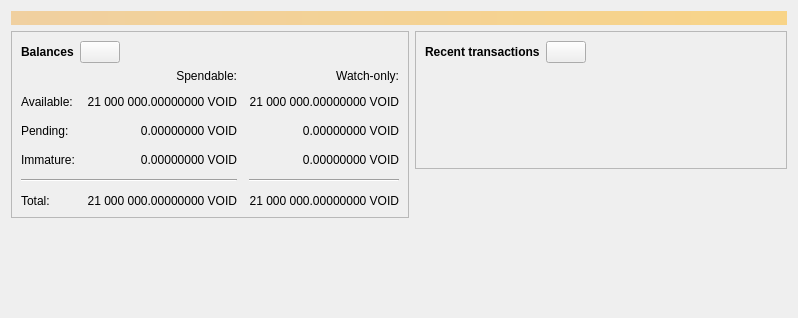
<?xml version="1.0" encoding="UTF-8"?>
<ui version="4.0">
 <class>OverviewPage</class>
 <widget class="QWidget" name="OverviewPage">
  <property name="geometry">
   <rect>
    <x>0</x>
    <y>0</y>
    <width>798</width>
    <height>318</height>
   </rect>
  </property>
  <property name="windowTitle">
   <string>Form</string>
  </property>
  <layout class="QVBoxLayout" name="topLayout">
   <item>
    <widget class="QLabel" name="labelAlerts">
     <property name="visible">
      <bool>false</bool>
     </property>
     <property name="styleSheet">
      <string notr="true">QLabel { background-color: qlineargradient(x1: 0, y1: 0, x2: 1, y2: 0, stop:0 #F0D0A0, stop:1 #F8D488); color:#000000; }</string>
     </property>
     <property name="wordWrap">
      <bool>true</bool>
     </property>
     <property name="margin">
      <number>3</number>
     </property>
     <property name="textInteractionFlags">
      <set>Qt::TextSelectableByMouse</set>
     </property>
    </widget>
   </item>
   <item>
    <layout class="QHBoxLayout" name="horizontalLayout" stretch="1,1">
     <item>
      <layout class="QVBoxLayout" name="verticalLayout_2">
       <item>
        <widget class="QFrame" name="frame">
         <property name="frameShape">
          <enum>QFrame::StyledPanel</enum>
         </property>
         <property name="frameShadow">
          <enum>QFrame::Raised</enum>
         </property>
         <layout class="QVBoxLayout" name="verticalLayout_4">
          <item>
           <layout class="QHBoxLayout" name="horizontalLayout_4">
            <item>
             <widget class="QLabel" name="label_5">
              <property name="font">
               <font>
                <weight>75</weight>
                <bold>true</bold>
               </font>
              </property>
              <property name="text">
               <string>Balances</string>
              </property>
             </widget>
            </item>
            <item>
             <widget class="QPushButton" name="labelWalletStatus">
              <property name="enabled">
               <bool>true</bool>
              </property>
              <property name="maximumSize">
               <size>
                <width>45</width>
                <height>16777215</height>
               </size>
              </property>
              <property name="toolTip">
               <string>The displayed information may be out of date. Your wallet automatically synchronizes with the VoidCoin network after a connection is established, but this process has not completed yet.</string>
              </property>
              <property name="text">
               <string/>
              </property>
              <property name="icon">
               <iconset resource="../voidcoin.qrc">
                <normaloff>:/icons/warning</normaloff>
                <disabledoff>:/icons/warning</disabledoff>:/icons/warning</iconset>
              </property>
              <property name="iconSize">
               <size>
                <width>24</width>
                <height>24</height>
               </size>
              </property>
             </widget>
            </item>
            <item>
             <spacer name="horizontalSpacer_3">
              <property name="orientation">
               <enum>Qt::Horizontal</enum>
              </property>
              <property name="sizeHint" stdset="0">
               <size>
                <width>40</width>
                <height>20</height>
               </size>
              </property>
             </spacer>
            </item>
           </layout>
          </item>
          <item>
           <layout class="QGridLayout" name="gridLayout">
            <property name="spacing">
             <number>12</number>
            </property>
            <item row="2" column="2">
             <widget class="QLabel" name="labelWatchPending">
              <property name="cursor">
               <cursorShape>IBeamCursor</cursorShape>
              </property>
              <property name="toolTip">
               <string>Unconfirmed transactions to watch-only addresses</string>
              </property>
              <property name="text">
               <string notr="true">0.00000000 VOID</string>
              </property>
              <property name="alignment">
               <set>Qt::AlignRight|Qt::AlignTrailing|Qt::AlignVCenter</set>
              </property>
              <property name="textInteractionFlags">
               <set>Qt::LinksAccessibleByMouse|Qt::TextSelectableByKeyboard|Qt::TextSelectableByMouse</set>
              </property>
             </widget>
            </item>
            <item row="2" column="1">
             <widget class="QLabel" name="labelUnconfirmed">
              <property name="cursor">
               <cursorShape>IBeamCursor</cursorShape>
              </property>
              <property name="toolTip">
               <string>Total of transactions that have yet to be confirmed, and do not yet count toward the spendable balance</string>
              </property>
              <property name="text">
               <string notr="true">0.00000000 VOID</string>
              </property>
              <property name="alignment">
               <set>Qt::AlignRight|Qt::AlignTrailing|Qt::AlignVCenter</set>
              </property>
              <property name="textInteractionFlags">
               <set>Qt::LinksAccessibleByMouse|Qt::TextSelectableByKeyboard|Qt::TextSelectableByMouse</set>
              </property>
             </widget>
            </item>
            <item row="3" column="2">
             <widget class="QLabel" name="labelWatchImmature">
              <property name="cursor">
               <cursorShape>IBeamCursor</cursorShape>
              </property>
              <property name="toolTip">
               <string>Mined balance in watch-only addresses that has not yet matured</string>
              </property>
              <property name="text">
               <string notr="true">0.00000000 VOID</string>
              </property>
              <property name="alignment">
               <set>Qt::AlignRight|Qt::AlignTrailing|Qt::AlignVCenter</set>
              </property>
              <property name="textInteractionFlags">
               <set>Qt::LinksAccessibleByMouse|Qt::TextSelectableByKeyboard|Qt::TextSelectableByMouse</set>
              </property>
             </widget>
            </item>
            <item row="4" column="0" colspan="2">
             <widget class="Line" name="line">
              <property name="orientation">
               <enum>Qt::Horizontal</enum>
              </property>
             </widget>
            </item>
            <item row="4" column="2">
             <widget class="Line" name="lineWatchBalance">
              <property name="sizePolicy">
               <sizepolicy hsizetype="Preferred" vsizetype="Fixed">
                <horstretch>0</horstretch>
                <verstretch>0</verstretch>
               </sizepolicy>
              </property>
              <property name="minimumSize">
               <size>
                <width>140</width>
                <height>0</height>
               </size>
              </property>
              <property name="orientation">
               <enum>Qt::Horizontal</enum>
              </property>
             </widget>
            </item>
            <item row="5" column="0">
             <widget class="QLabel" name="labelTotalText">
              <property name="text">
               <string>Total:</string>
              </property>
             </widget>
            </item>
            <item row="3" column="1">
             <widget class="QLabel" name="labelImmature">
              <property name="cursor">
               <cursorShape>IBeamCursor</cursorShape>
              </property>
              <property name="toolTip">
               <string>Mined balance that has not yet matured</string>
              </property>
              <property name="text">
               <string notr="true">0.00000000 VOID</string>
              </property>
              <property name="alignment">
               <set>Qt::AlignRight|Qt::AlignTrailing|Qt::AlignVCenter</set>
              </property>
              <property name="textInteractionFlags">
               <set>Qt::LinksAccessibleByMouse|Qt::TextSelectableByKeyboard|Qt::TextSelectableByMouse</set>
              </property>
             </widget>
            </item>
            <item row="2" column="3">
             <spacer name="horizontalSpacer_2">
              <property name="orientation">
               <enum>Qt::Horizontal</enum>
              </property>
              <property name="sizeHint" stdset="0">
               <size>
                <width>40</width>
                <height>20</height>
               </size>
              </property>
             </spacer>
            </item>
            <item row="3" column="0">
             <widget class="QLabel" name="labelImmatureText">
              <property name="text">
               <string>Immature:</string>
              </property>
             </widget>
            </item>
            <item row="5" column="1">
             <widget class="QLabel" name="labelTotal">
              <property name="cursor">
               <cursorShape>IBeamCursor</cursorShape>
              </property>
              <property name="toolTip">
               <string>Your current total balance</string>
              </property>
              <property name="text">
               <string notr="true">21 000 000.00000000 VOID</string>
              </property>
              <property name="alignment">
               <set>Qt::AlignRight|Qt::AlignTrailing|Qt::AlignVCenter</set>
              </property>
              <property name="textInteractionFlags">
               <set>Qt::LinksAccessibleByMouse|Qt::TextSelectableByKeyboard|Qt::TextSelectableByMouse</set>
              </property>
             </widget>
            </item>
            <item row="5" column="2">
             <widget class="QLabel" name="labelWatchTotal">
              <property name="cursor">
               <cursorShape>IBeamCursor</cursorShape>
              </property>
              <property name="toolTip">
               <string>Current total balance in watch-only addresses</string>
              </property>
              <property name="text">
               <string notr="true">21 000 000.00000000 VOID</string>
              </property>
              <property name="alignment">
               <set>Qt::AlignRight|Qt::AlignTrailing|Qt::AlignVCenter</set>
              </property>
              <property name="textInteractionFlags">
               <set>Qt::LinksAccessibleByMouse|Qt::TextSelectableByKeyboard|Qt::TextSelectableByMouse</set>
              </property>
             </widget>
            </item>
            <item row="0" column="2">
             <widget class="QLabel" name="labelWatchonly">
              <property name="text">
               <string>Watch-only:</string>
              </property>
              <property name="alignment">
               <set>Qt::AlignRight|Qt::AlignTrailing|Qt::AlignVCenter</set>
              </property>
             </widget>
            </item>
            <item row="1" column="0">
             <widget class="QLabel" name="labelBalanceText">
              <property name="text">
               <string>Available:</string>
              </property>
             </widget>
            </item>
            <item row="1" column="1">
             <widget class="QLabel" name="labelBalance">
              <property name="cursor">
               <cursorShape>IBeamCursor</cursorShape>
              </property>
              <property name="toolTip">
               <string>Your current spendable balance</string>
              </property>
              <property name="text">
               <string notr="true">21 000 000.00000000 VOID</string>
              </property>
              <property name="alignment">
               <set>Qt::AlignRight|Qt::AlignTrailing|Qt::AlignVCenter</set>
              </property>
              <property name="textInteractionFlags">
               <set>Qt::LinksAccessibleByMouse|Qt::TextSelectableByKeyboard|Qt::TextSelectableByMouse</set>
              </property>
             </widget>
            </item>
            <item row="1" column="2">
             <widget class="QLabel" name="labelWatchAvailable">
              <property name="cursor">
               <cursorShape>IBeamCursor</cursorShape>
              </property>
              <property name="toolTip">
               <string>Your current balance in watch-only addresses</string>
              </property>
              <property name="text">
               <string notr="true">21 000 000.00000000 VOID</string>
              </property>
              <property name="alignment">
               <set>Qt::AlignRight|Qt::AlignTrailing|Qt::AlignVCenter</set>
              </property>
              <property name="textInteractionFlags">
               <set>Qt::LinksAccessibleByMouse|Qt::TextSelectableByKeyboard|Qt::TextSelectableByMouse</set>
              </property>
             </widget>
            </item>
            <item row="2" column="0">
             <widget class="QLabel" name="labelPendingText">
              <property name="text">
               <string>Pending:</string>
              </property>
             </widget>
            </item>
            <item row="0" column="1">
             <widget class="QLabel" name="labelSpendable">
              <property name="text">
               <string>Spendable:</string>
              </property>
              <property name="alignment">
               <set>Qt::AlignRight|Qt::AlignTrailing|Qt::AlignVCenter</set>
              </property>
             </widget>
            </item>
           </layout>
          </item>
         </layout>
        </widget>
       </item>
       <item>
        <spacer name="verticalSpacer">
         <property name="orientation">
          <enum>Qt::Vertical</enum>
         </property>
         <property name="sizeHint" stdset="0">
          <size>
           <width>20</width>
           <height>40</height>
          </size>
         </property>
        </spacer>
       </item>
      </layout>
     </item>
     <item>
      <layout class="QVBoxLayout" name="verticalLayout_3">
       <item>
        <widget class="QFrame" name="frame_2">
         <property name="frameShape">
          <enum>QFrame::StyledPanel</enum>
         </property>
         <property name="frameShadow">
          <enum>QFrame::Raised</enum>
         </property>
         <layout class="QVBoxLayout" name="verticalLayout">
          <item>
           <layout class="QHBoxLayout" name="horizontalLayout_2">
            <item>
             <widget class="QLabel" name="label_4">
              <property name="font">
               <font>
                <weight>75</weight>
                <bold>true</bold>
               </font>
              </property>
              <property name="text">
               <string>Recent transactions</string>
              </property>
             </widget>
            </item>
            <item>
             <widget class="QPushButton" name="labelTransactionsStatus">
              <property name="enabled">
               <bool>true</bool>
              </property>
              <property name="maximumSize">
               <size>
                <width>45</width>
                <height>16777215</height>
               </size>
              </property>
              <property name="toolTip">
               <string>The displayed information may be out of date. Your wallet automatically synchronizes with the VoidCoin network after a connection is established, but this process has not completed yet.</string>
              </property>
              <property name="text">
               <string/>
              </property>
              <property name="icon">
               <iconset resource="../voidcoin.qrc">
                <normaloff>:/icons/warning</normaloff>
                <disabledoff>:/icons/warning</disabledoff>:/icons/warning</iconset>
              </property>
              <property name="iconSize">
               <size>
                <width>24</width>
                <height>24</height>
               </size>
              </property>
             </widget>
            </item>
            <item>
             <spacer name="horizontalSpacer">
              <property name="orientation">
               <enum>Qt::Horizontal</enum>
              </property>
              <property name="sizeHint" stdset="0">
               <size>
                <width>40</width>
                <height>20</height>
               </size>
              </property>
             </spacer>
            </item>
           </layout>
          </item>
          <item>
           <widget class="TransactionOverviewWidget" name="listTransactions">
            <property name="styleSheet">
             <string notr="true">QListView { background: transparent; }</string>
            </property>
            <property name="frameShape">
             <enum>QFrame::NoFrame</enum>
            </property>
            <property name="verticalScrollBarPolicy">
             <enum>Qt::ScrollBarAlwaysOff</enum>
            </property>
            <property name="horizontalScrollBarPolicy">
             <enum>Qt::ScrollBarAlwaysOff</enum>
            </property>
            <property name="sizeAdjustPolicy">
             <enum>QAbstractScrollArea::AdjustToContents</enum>
            </property>
            <property name="selectionMode">
             <enum>QAbstractItemView::NoSelection</enum>
            </property>
            <property name="uniformItemSizes">
             <bool>true</bool>
            </property>
           </widget>
          </item>
         </layout>
        </widget>
       </item>
       <item>
        <spacer name="verticalSpacer_2">
         <property name="orientation">
          <enum>Qt::Vertical</enum>
         </property>
         <property name="sizeHint" stdset="0">
          <size>
           <width>20</width>
           <height>40</height>
          </size>
         </property>
        </spacer>
       </item>
      </layout>
     </item>
    </layout>
   </item>
  </layout>
 </widget>
 <customwidgets>
  <customwidget>
   <class>TransactionOverviewWidget</class>
   <extends>QListView</extends>
   <header>qt/transactionoverviewwidget.h</header>
  </customwidget>
 </customwidgets>
 <resources/>
 <connections/>
</ui>
